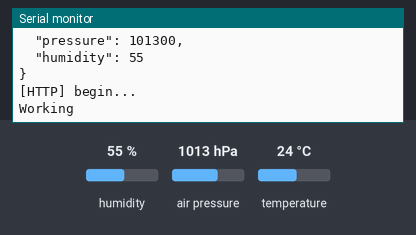
Recording of a sketch running on a simulated ESP8266 (NodeMCU). On the bench: the last lines printed to the serial monitor. Inputs (shaded band) come from the test bench; at power-on: humidity 55 %, air pressure 1013 hPa, temperature 24 °C. WiFi joins after 1.5 s; servers stay silent unless stated; uploads are accepted with an empty reply.

Above: at 12.5 s.
12.6 s: humidity set to 22 %
At 22.08 s:
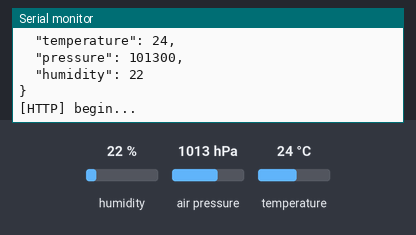
23.5 s: air pressure set to 952 hPa
At 33.5 s:
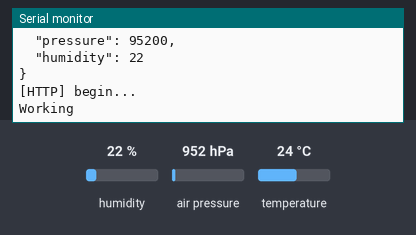
34.4 s: temperature set to 12 °C
At 42.49 s:
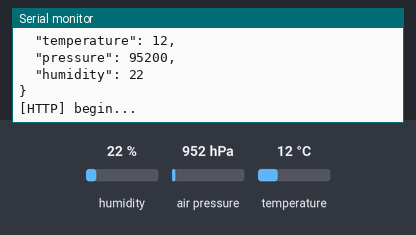

Measured:
- after the input at 12.6 s, the serial monitor: prints a new line after 9.3 s (image 1)
- after the input at 23.5 s, the serial monitor: prints a new line after 8.6 s (image 2)
- after the input at 34.4 s, the serial monitor: prints a new line after 7.9 s (image 3)

The sketch:

iot-weatherstation.ino
```cpp
// ESP8266 Board with temperature, pressure and humidity sensor. Posts data to server as JSON

#include <Arduino.h>
#include <ESP8266WiFiMulti.h>
#include <ESP8266HTTPClient.h>
#include <ArduinoJson.h>
#include <Wire.h>
#include <Adafruit_BME280.h>

#define I2C_ADDR 0x76
#define SSID ""  //Wifi name
#define PASSWD ""       //Wifi password
#define IP "http://192.168.43.7:3001/api/newreading"  //Server IP
#define NAME "Saa-asema"

ESP8266WiFiMulti WiFiMulti;
Adafruit_BME280 sensor;

const int capacity = JSON_OBJECT_SIZE(4);

void setup() {
  Serial.begin(115200);

  Wire.begin();

  if(!sensor.begin(I2C_ADDR)){
    Serial.println("Error: Sensor not found");
  }
  WiFi.mode(WIFI_STA);
  WiFiMulti.addAP(SSID, PASSWD);
}

void loop() {
  StaticJsonBuffer<capacity> jb;
  char output[128];
  JsonObject& data = jb.createObject();

  data["name"] = NAME;
  data["temperature"] = sensor.readTemperature();
  data["pressure"] = sensor.readPressure();
  data["humidity"] = sensor.readHumidity();

  data.printTo(output);
  data.prettyPrintTo(Serial);
  Serial.println();

  if(WiFiMulti.run() == WL_CONNECTED){

    HTTPClient http;

    Serial.println("[HTTP] begin...");

    http.begin(IP);
    http.addHeader("Content-Type", "application/json");

    int httpcode = http.POST(output);

    if(httpcode == HTTP_CODE_OK){
      Serial.println("Working");
    }else{
      Serial.println("Something went wrong");
      Serial.println(httpcode);
    }

    http.end();
  }

  delay(10000);
}
```
